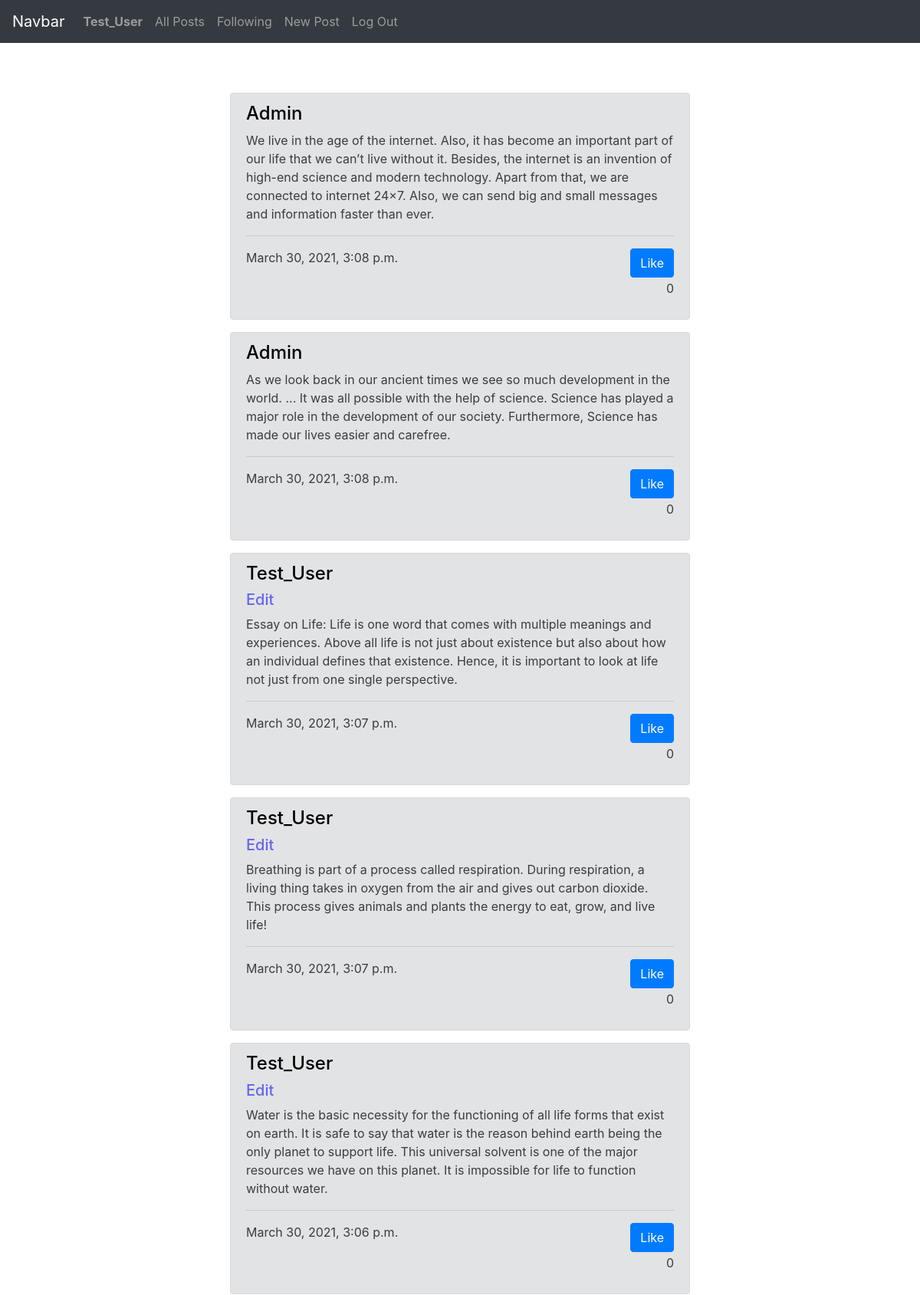
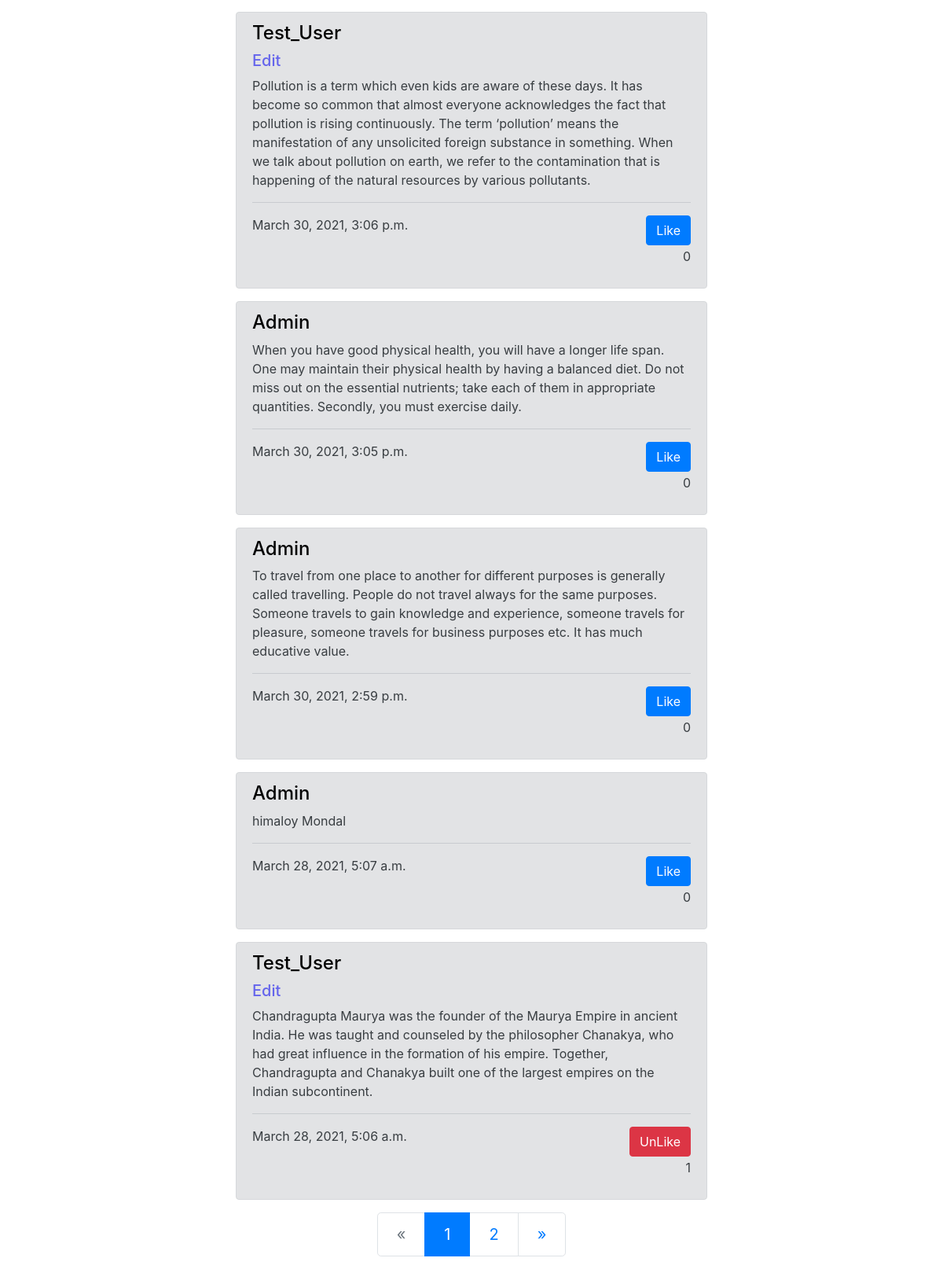
The app's page / (signed in) with its own data (2 pictures, top to bottom).
### network/models.py (models this page shows, shortened)
class User(AbstractUser):
    liked_post = models.ManyToManyField('Post', blank=True, related_name="liked_posts")

class Post(models.Model):
    body = models.TextField()
    datetime = models.DateTimeField(auto_now_add=True)
    user = models.ForeignKey(User, on_delete=models.CASCADE)
    like_num = models.IntegerField(default=0)
    like_users = models.ManyToManyField(User, related_name="like_users", blank=True)

### network/views.py (the view)
# urls.py: path("", views.index, name="index"),
def index(request):
    posts = Post.objects.all().order_by('-datetime')
    paginator = Paginator(posts, 10)
    page_number = request.GET.get('page')
    page_obj = paginator.get_page(page_number)
    return render(request, "network/index.html", {
        "posts": page_obj
    })

### network/templates/network/index.html (shortened to what this page needs)
{% extends "network/layout.html" %}
{% block body %}
{% for post in posts %}
<div class="alert alert-secondary" role="alert" id="alert">
    <h4 class="alert-heading"><a href="{% url 'profile' post.user.username %}">{{post.user.username}}</a></h4>
    {% if request.user.username == post.user.username %}
    <h5 style="color: rgb(101, 101, 236);cursor:pointer;" data-id="{{post.id}}">Edit</h5>
    {% endif %}
    <p>{{post.body}}</p>
    <hr>
    {% if request.user in post.like_users.all %}
    <p>{{post.datetime}}<button class="btn btn-danger float-right" data-id="{{post.id}}" data-current_username="{{request.user.username}}">UnLike</button>
    {% else %}
    <p>{{post.datetime}}<button class="btn btn-primary float-right" data-id="{{post.id}}" data-current_username="{{request.user.username}}">Like</button>
    {% endif %}
    <p style="text-align: right;" id="{{post.id}}">{{post.like_num}}</p>
    </p>
</div>
{% endfor %}
<nav aria-label="Page navigation example" id="pagination">
    <ul class="pagination justify-content-center pagination-lg">
        {% if posts.has_previous %}
        <li class="page-item">
            <a class="page-link" href="?page={{posts.previous_page_number}}" aria-label="Previous">
                <span aria-hidden="true">&laquo;</span>
            </a>
        </li>
        {% else %}
        <li class="page-item disabled">
            <a class="page-link" href="#" aria-label="Previous">
                <span aria-hidden="true">&laquo;</span>
            </a>
        </li>
        {% endif %}
        {% for number in posts.paginator.page_range %}
        {% if posts.number == number %}
        <li class="page-item active"><a class="page-link" href="">{{posts.number}}</a></li>
        {% else %}
        <li class="page-item"><a class="page-link" href="?page={{number}}">{{number}}</a></li>
        {% endif %}
        {% endfor %}
        {% if posts.has_next %}
        <li class="page-item">
            <a class="page-link" href="?page={{posts.next_page_number}}" aria-label="Next">
                <span aria-hidden="true">&raquo;</span>
            </a>
        </li>
        {% else %}
        <li class="page-item disabled">
            <a class="page-link" href="#" aria-label="Next">
                <span aria-hidden="true">&raquo;</span>
            </a>
        </li>
        {% endif %}
    </ul>
</nav>
{% endblock %}

### network/templates/network/layout.html (shortened to what this page needs)
{% load static %}
<!DOCTYPE html>
<html lang="en">
<head>
    <link rel="stylesheet" href="https://stackpath.bootstrapcdn.com/bootstrap/4.4.1/css/bootstrap.min.css">
    <link href="{% static 'network/styles.css' %}" rel="stylesheet">
</head>
<body>
    <nav class="navbar navbar-expand-lg navbar-dark bg-dark" style="margin-bottom: 65px;">
        <a class="navbar-brand" href="#">Navbar</a>
        <div>
          <ul class="navbar-nav mr-auto">
            {% if user.is_authenticated %}
                <li class="nav-item">
                    <a class="nav-link" href="#"><strong>{{ user.username }}</strong></a>
                </li>
            {% endif %}
            <li class="nav-item">
              <a class="nav-link" href="{% url 'index' %}">All Posts</a>
            </li>
            {% if user.is_authenticated %}
                <li class="nav-item">
                    <a class="nav-link" href="{% url 'following' %}">Following</a>
                </li>
                <li class="nav-item">
                    <a class="nav-link" href="{% url 'NewPost'%}">New Post</a>
                </li>
                <li class="nav-item">
                    <a class="nav-link" href="{% url 'logout' %}">Log Out</a>
                </li>
            {% endif %}
          </ul>
        </div>
      </nav>
      <div class="body">
        {% block body %}
        {% endblock %}
      </div>
</body>
</html>

### network/templates/network/index.html (style rules this page uses)
#alert { margin-left: 300px; margin-right: 300px; }
a { text-decoration: none !important; ; color: black; }

### records on screen
User: username "Test_User"
Post: user.username "Admin", body "We live in the age of the internet. Also, it has become an important part of our life that we can’t live without it. Besides, the internet is an invention of high-end science and modern technology. Apart from that, we are connected to internet 24×7. Also, we can send big and small messages and information faster than ever.", datetime "March 30, 2021, 3:08 p.m.", like_num "0"
Post: user.username "Admin", body "As we look back in our ancient times we see so much development in the world. ... It was all possible with the help of science. Science has played a major role in the development of our society. Furthermore, Science has made our lives easier and carefree.", datetime "March 30, 2021, 3:08 p.m.", like_num "0"
Post: user.username "Test_User", body "Essay on Life: Life is one word that comes with multiple meanings and experiences. Above all life is not just about existence but also about how an individual defines that existence. Hence, it is important to look at life not just from one single perspective.", datetime "March 30, 2021, 3:07 p.m.", like_num "0"
Post: user.username "Test_User", body "Breathing is part of a process called respiration. During respiration, a living thing takes in oxygen from the air and gives out carbon dioxide. This process gives animals and plants the energy to eat, grow, and live life!", datetime "March 30, 2021, 3:07 p.m.", like_num "0"
Post: user.username "Test_User", body "Water is the basic necessity for the functioning of all life forms that exist on earth. It is safe to say that water is the reason behind earth being the only planet to support life. This universal solvent is one of the major resources we have on this planet. It is impossible for life to function without water.", datetime "March 30, 2021, 3:06 p.m.", like_num "0"
Post: user.username "Test_User", body "Pollution is a term which even kids are aware of these days. It has become so common that almost everyone acknowledges the fact that pollution is rising continuously. The term ‘pollution’ means the manifestation of any unsolicited foreign substance in something. When we talk about pollution on earth, we refer to the contamination that is happening of the natural resources by various pollutants.", datetime "March 30, 2021, 3:06 p.m.", like_num "0"
Post: user.username "Admin", body "When you have good physical health, you will have a longer life span. One may maintain their physical health by having a balanced diet. Do not miss out on the essential nutrients; take each of them in appropriate quantities. Secondly, you must exercise daily.", datetime "March 30, 2021, 3:05 p.m.", like_num "0"
Post: user.username "Admin", body "To travel from one place to another for different purposes is generally called travelling. People do not travel always for the same purposes. Someone travels to gain knowledge and experience, someone travels for pleasure, someone travels for business purposes etc. It has much educative value.", datetime "March 30, 2021, 2:59 p.m.", like_num "0"
Post: user.username "Admin", body "himaloy Mondal", datetime "March 28, 2021, 5:07 a.m.", like_num "0"
Post: user.username "Test_User", body "Chandragupta Maurya was the founder of the Maurya Empire in ancient India. He was taught and counseled by the philosopher Chanakya, who had great influence in the formation of his empire. Together, Chandragupta and Chanakya built one of the largest empires on the Indian subcontinent.", datetime "March 28, 2021, 5:06 a.m.", like_num "1"

### other values on screen
{{ posts.number }} "1"
{{ number }} "2"
